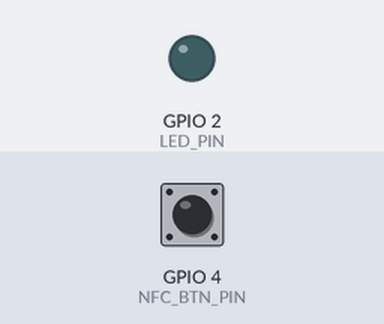
This sketch was run on a simulated ESP32. Parts: output pins drawn as LEDs (lit = HIGH). Dashed ring = blinking. The inputs (shaded band) are chosen by the test bench; at power-on: GPIO 4 (NFC_BTN_PIN) HIGH. WiFi joins after 1.5 s; servers stay silent unless stated; no MQTT or app messages arrive unless stated; what the sketch prints to the serial monitor is not drawn.

Above: at 2.7 s.
2.8 s: GPIO 4 (NFC_BTN_PIN) pulled LOW for 0.15 s
At 2.92 s:
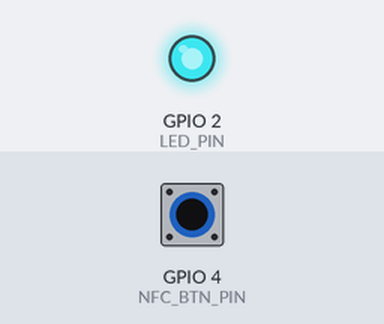
4.5 s: GPIO 4 (NFC_BTN_PIN) pulled LOW for 1 s
At 6.0 s:
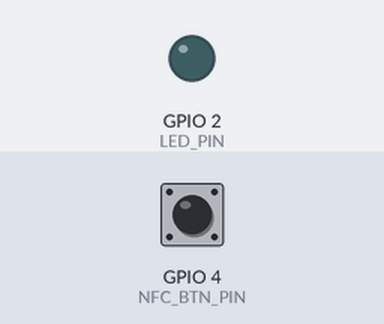
7.0 s: GPIO 4 (NFC_BTN_PIN) pulsed LOW 2 times (0.12 s each, 0.3 s apart)
At 7.12 s:
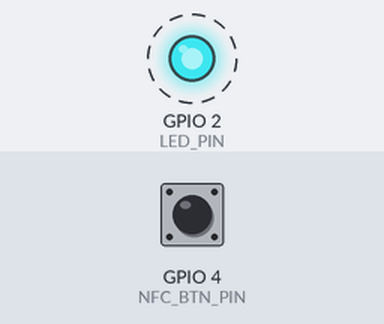
Timing chart, 0 to 10.0 s (numbered marks = the images above; inputs shaded):
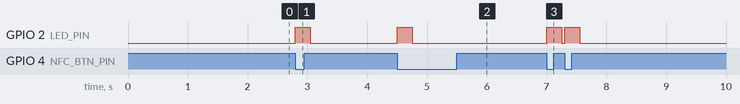

Measured:
- after the input at 2.8 s, GPIO 2 (LED_PIN): LOW → HIGH at once, → LOW 0.25 s later
- after the input at 4.5 s, GPIO 2 (LED_PIN): LOW → HIGH at once, → LOW 0.25 s later
- after the input at 7.0 s, GPIO 2 (LED_PIN): alternates HIGH for 0.25 s and LOW for 0.05 s, 4 changes in all, then stays LOW, starting at once

The sketch:

wokwi_portal.ino
```cpp
/*
 * =========================================================================
 *  CONTROLE DE ESTOQUE - RASTREAMENTO POR NFC E FSM
 *  Simulação Wokwi: 3 Pontos de Controle (Recebimento, Estoque, Expedição)
 *
 *  Hardware simulado por ponto:
 *    - ESP32 DevKit v1
 *    - Botão (simula leitura NFC do PN532)
 *    - LED (indica leitura NFC ativa)
 *
 *  Comunicação: MQTT via broker público (broker.hivemq.com)
 *  Payload: JSON com tag_id, localização, portal e timestamp
 *
 *  FSM (Máquina de Estados Finitos):
 *    Recebimento → Estoque → Expedição → Concluído
 *
 *  Para visualizar mensagens:
 *    1. Acesse https://www.hivemq.com/demos/websocket-client/
 *    2. Clique em "Connect"
 *    3. Subscribe no tópico: cadeiafrio/#
 *    4. Inicie a simulação e pressione os botões para simular leituras NFC
 *
 *  Autor: KELLY - TCC Especialização UFRR
 * =========================================================================
 */

#include <WiFi.h>
#include <PubSubClient.h>
#include <ArduinoJson.h>

// ========================= CONFIGURAÇÃO =========================
// Altere PORTAL_ID para simular portais diferentes em abas separadas:
//   1 = Produção, 2 = Câmara Fria, 3 = Expedição
#define PORTAL_ID 1

// ========================= DEFINIÇÃO DE PORTAIS =========================
#if PORTAL_ID == 1
  #define PORTAL_NOME   "producao"
  #define PORTAL_LABEL  "Portal Produção"
  #define CLIENT_ID     "esp32-portal-producao"
#elif PORTAL_ID == 2
  #define PORTAL_NOME   "camara_fria"
  #define PORTAL_LABEL  "Portal Câmara Fria"
  #define CLIENT_ID     "esp32-portal-camara-fria"
#elif PORTAL_ID == 3
  #define PORTAL_NOME   "expedicao"
  #define PORTAL_LABEL  "Portal Expedição"
  #define CLIENT_ID     "esp32-portal-expedicao"
#endif

// ========================= PINOS =========================
#define NFC_BTN_PIN  4    // Botão simula leitura NFC
#define LED_PIN      2    // LED indica leitura NFC

// ========================= WIFI & MQTT =========================
const char* ssid          = "Wokwi-GUEST";
const char* password      = "";
const char* mqtt_server   = "broker.hivemq.com";
const int   mqtt_port     = 1883;

// Tópicos MQTT
// cadeiafrio/{portal}/evento  → evento de passagem (NFC + localização)
char topic_evento[50];

// ========================= OBJETOS GLOBAIS =========================
WiFiClient espClient;
PubSubClient mqttClient(espClient);

// ========================= VARIÁVEIS =========================
// Simula IDs de tags NFC (como se fossem produtos/itens de estoque)
const char* nfc_tags[] = {
  "ITEM-A1B2C3",
  "ITEM-D4E5F6",
  "ITEM-G7H8I9",
  "ITEM-J0K1L2"
};
int tagIndex = 0;
bool lastButtonState = HIGH;
unsigned long lastDebounce = 0;
const unsigned long DEBOUNCE_DELAY = 250;

// ========================= FUNÇÕES =========================

void setup_wifi() {
  Serial.println();
  Serial.print("[WiFi] Conectando a ");
  Serial.println(ssid);

  WiFi.mode(WIFI_STA);
  WiFi.begin(ssid, password);

  while (WiFi.status() != WL_CONNECTED) {
    delay(500);
    Serial.print(".");
  }

  Serial.println();
  Serial.print("[WiFi] Conectado! IP: ");
  Serial.println(WiFi.localIP());
}

void mqtt_reconnect() {
  while (!mqttClient.connected()) {
    Serial.print("[MQTT] Conectando ao broker...");

    if (mqttClient.connect(CLIENT_ID)) {
      Serial.println(" conectado!");

      // Publica mensagem de status online
      char topic_status[50];
      snprintf(topic_status, sizeof(topic_status), "cadeiafrio/%s/status", PORTAL_NOME);
      mqttClient.publish(topic_status, "{\"status\":\"online\"}", true);
    } else {
      Serial.print(" falhou, rc=");
      Serial.print(mqttClient.state());
      Serial.println(" tentando novamente em 3s...");
      delay(3000);
    }
  }
}

/**
 * Publica evento de passagem (leitura NFC + localização)
 * Este é o evento principal que alimenta a FSM no servidor
 */
void publishEvento(const char* tagId) {
  // Monta JSON do evento
  StaticJsonDocument<256> doc;
  doc["tag_id"]      = tagId;
  doc["portal"]      = PORTAL_NOME;
  doc["tipo"]         = "passagem";
  doc["timestamp"]    = millis();

  char payload[256];
  serializeJson(doc, payload, sizeof(payload));

  mqttClient.publish(topic_evento, payload);

  // Log no Serial
  Serial.println();
  Serial.println("╔══════════════════════════════════════════╗");
  Serial.print("║  📦 LEITURA NFC - ");
  Serial.println(PORTAL_LABEL);
  Serial.println("╠══════════════════════════════════════════╣");
  Serial.print("║  Item:  ");
  Serial.println(tagId);
  Serial.print("║  Local: ");
  Serial.println(PORTAL_LABEL);
  Serial.print("║  Tópico: ");
  Serial.println(topic_evento);
  Serial.println("╚══════════════════════════════════════════╝");
  Serial.print("║  Payload: ");
  Serial.println(payload);
}

/**
 * Verifica botão com debounce (simula aproximação de tag NFC)
 */
void checkNfcButton() {
  bool currentState = digitalRead(NFC_BTN_PIN);

  if (currentState == LOW && lastButtonState == HIGH) {
    if ((millis() - lastDebounce) > DEBOUNCE_DELAY) {
      lastDebounce = millis();

      // LED indica leitura
      digitalWrite(LED_PIN, HIGH);

      // Publica evento com a tag atual
      publishEvento(nfc_tags[tagIndex]);

      // Avança para próxima tag (simula diferentes lotes)
      tagIndex = (tagIndex + 1) % 4;

      delay(200);
      digitalWrite(LED_PIN, LOW);
    }
  }

  lastButtonState = currentState;
}

// ========================= SETUP & LOOP =========================

void setup() {
  Serial.begin(115200);
  Serial.println();
  Serial.println("=========================================");
  Serial.print("  CONTROLE DE ESTOQUE - ");
  Serial.println(PORTAL_LABEL);
  Serial.println("  Simulação Wokwi - FSM e Rastreamento");
  Serial.println("=========================================");

  // Configura pinos
  pinMode(NFC_BTN_PIN, INPUT_PULLUP);
  pinMode(LED_PIN, OUTPUT);
  digitalWrite(LED_PIN, LOW);

  // Monta tópico MQTT
  snprintf(topic_evento, sizeof(topic_evento), "cadeiafrio/%s/evento", PORTAL_NOME);

  // Conecta WiFi e MQTT
  setup_wifi();
  mqttClient.setServer(mqtt_server, mqtt_port);

  Serial.println();
  Serial.println("[Info] Pressione o botão para simular leitura NFC");
  Serial.print("[Info] Tópico: ");
  Serial.println(topic_evento);
  Serial.println();
}

void loop() {
  // Mantém conexão MQTT
  if (!mqttClient.connected()) {
    mqtt_reconnect();
  }
  mqttClient.loop();

  // Verifica botão NFC
  checkNfcButton();
}
```
